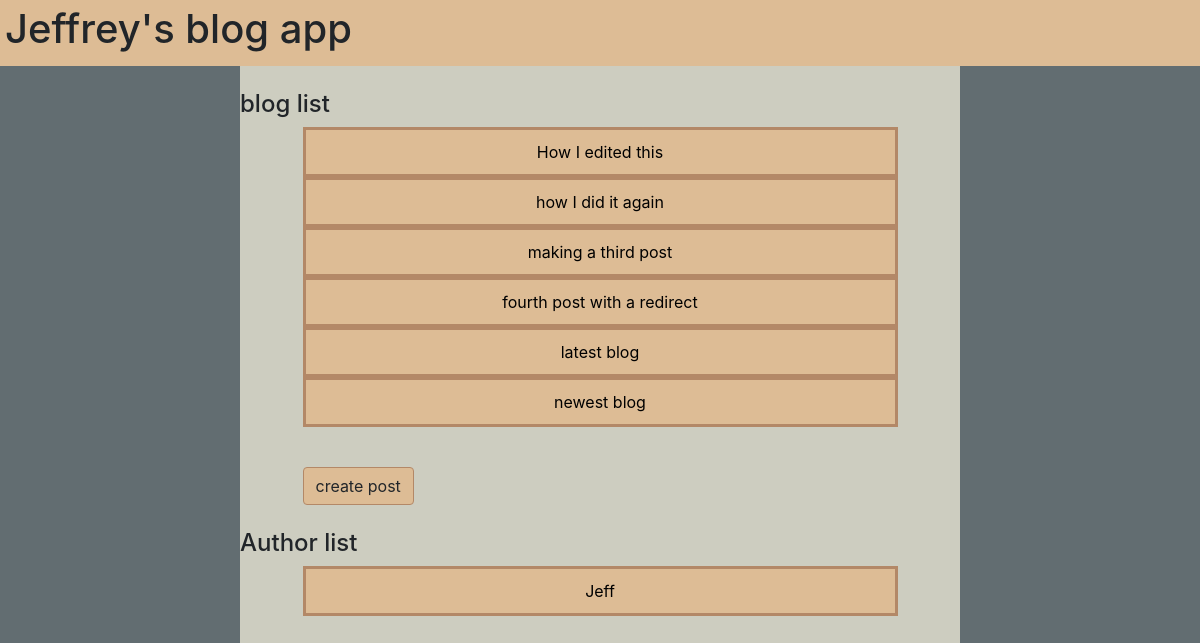
/blog/, run on an earlier commit of the app's database.
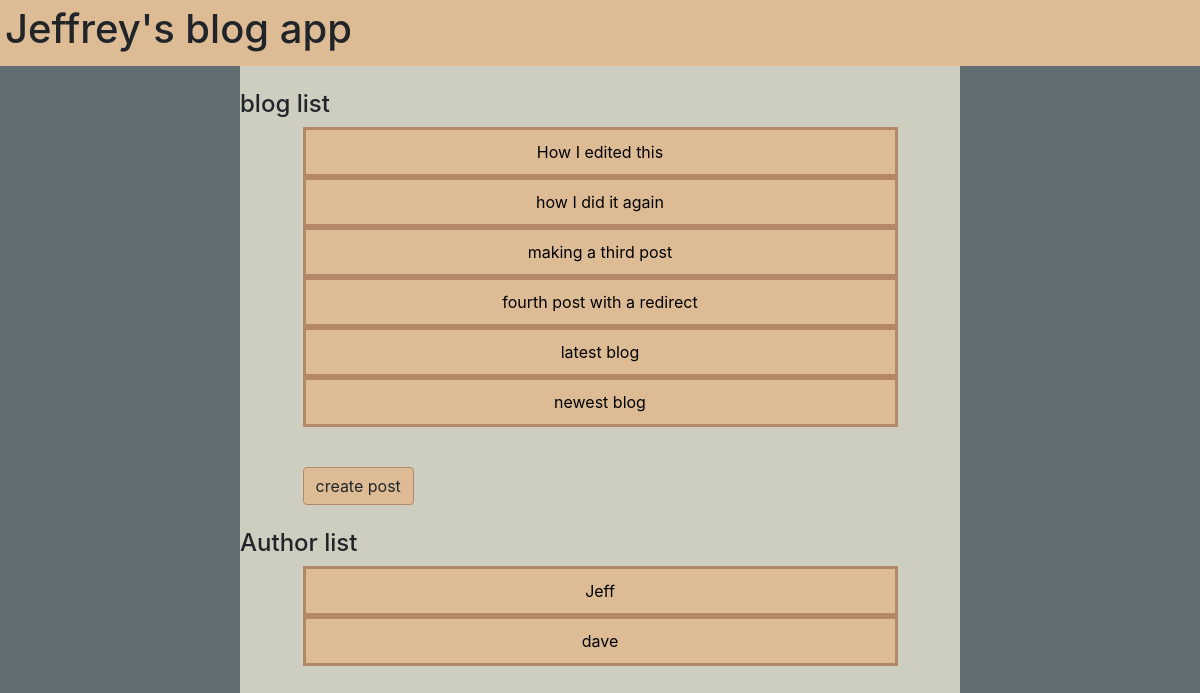
And on a later commit of the database.
### blogapp/models.py (models this page shows, shortened)
class Post(models.Model):
    blog_title = models.CharField(max_length=100)
    blog_author= models.ForeignKey(Author, on_delete=models.CASCADE)
    blog_post = models.CharField(max_length=1000)
    blog_date = models.DateTimeField('date blog was published')

class Author(models.Model):
    auth_name = models.CharField(max_length=30)
    auth_bio = models.CharField(max_length=128)

### blogapp/views.py (the view)
# urls.py: path('', views.index, name='index'),
def index(request):
    all_blogs = Post.objects.all()
    authors = Author.objects.all()
    return render(request, 'blog/index.html', {'blog_list' : all_blogs, 'authors' : authors})

### blogapp/templates/blog/index.html (shortened to what this page needs)
<!DOCTYPE html>
<link href="https://stackpath.bootstrapcdn.com/bootstrap/4.2.1/css/bootstrap.min.css" rel="stylesheet">
{% load static %}
<link rel="stylesheet" type="text/css" href="{% static 'blog/style.css' %}">
<body>
    <nav>
        <div id="nav">
            <h1>Jeffrey's blog app</h1>
        </div>
    </nav>
    <div id="content">
        <br>
        <h4>blog list</h4>
        <div class="row">
            <div class="col-1"></div>
            <div class="col-10">
            {% if blog_list %}
                <ul>
                    {% for post in blog_list %}
                    <a href="/blog/{{post.id}}/post/"><li>{{post.blog_title}}</li></a>
                    {% endfor %}
                </ul>
            {% else %}
                <p>No blog posts have been made</p>
            {% endif %}
            </div>
            <div class="col-1"></div>
        </div>
        <br>
        <div class="row">
            <div class="col-1"></div>
            <div class="col-3"><a href="/blog/create" class="btn create">create post</a></div>
            <div class="col-8"></div>
        </div>
        <br>
        <h4>Author list</h4>
        <div class="row">
                <div class="col-1"></div>
                <div class="col-10">
                {% if authors %}
                    <ul>
                        {% for author in authors %}
                        <a href="/blog/{{author.id}}/author/"><li>{{author.auth_name}}</li></a>
                        {% endfor %}
                    </ul>
                {% else %}
                    <p>No authors are in the system</p>
                {% endif %}
                </div>
                <div class="col-1"></div>
            </div>
    </div>
</body>

### blogapp/static/blog/style.css (style rules this page uses)
html, body { background-color: #626D71; height: 100%; margin: 0; }
#content { height: 100%; background-color: #CDCDC0; margin: 0 20% 10px; }
#nav { background-color: #DDBC95; margin: 0; padding: 5px; }
ul { list-style-type: none; padding: 0; }
li { list-style-type: none; padding: 10px; border-style: solid; border-color: #B38867; text-align: center; background-color: #DDBC95; }
a { color: black; text-decoration: none; }
.create { background-color: #DDBC95; border-color: #B38867; border-style: solid; }

What changed in the data, as far as the page shows it:
added Author: auth_name "dave"
